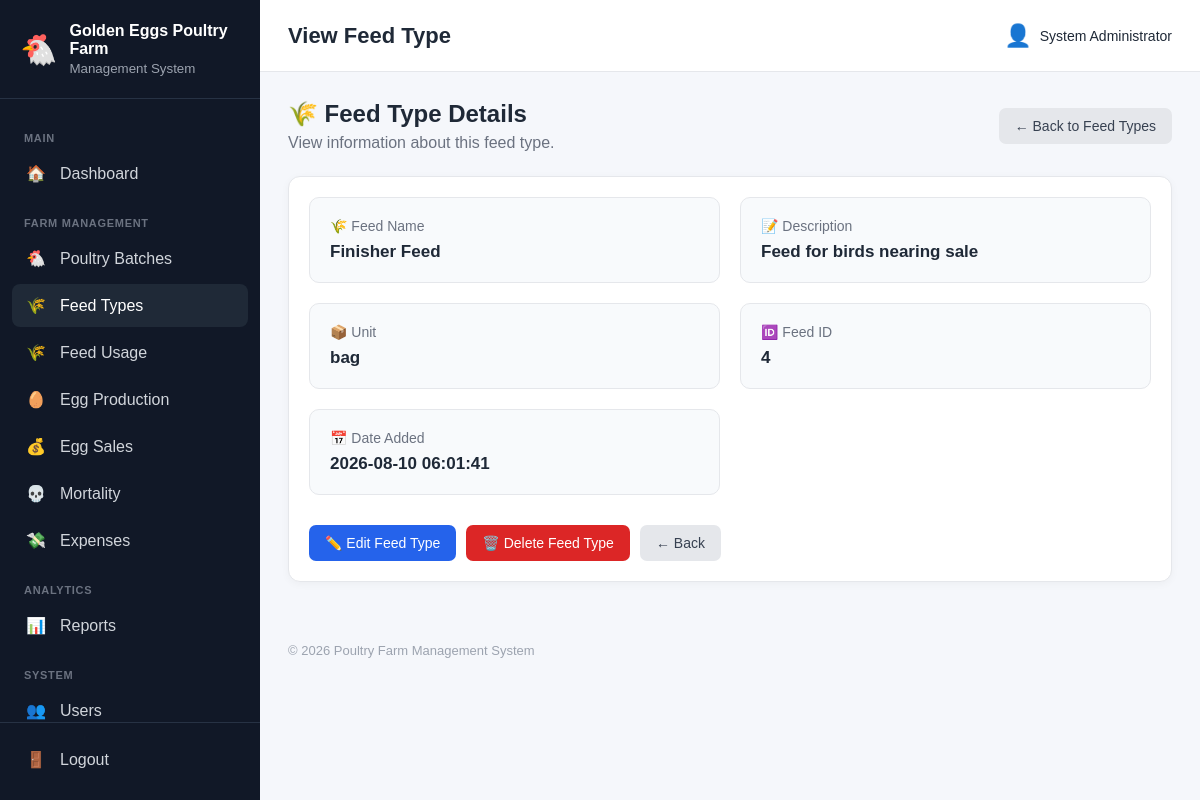
Screenshot of /feed_types/view.php?id=4 (signed in) with the database file from the repository.
### tables this page shows
CREATE TABLE `farm_settings` (
  `id` int(10) unsigned NOT NULL AUTO_INCREMENT,
  `farm_name` varchar(150) NOT NULL,
  `farm_location` varchar(255) DEFAULT NULL,
  `phone` varchar(50) DEFAULT NULL,
  `email` varchar(150) DEFAULT NULL,
  `currency` varchar(10) DEFAULT 'GHS',
  `timezone` varchar(100) DEFAULT 'Africa/Accra',
  `created_at` timestamp NOT NULL DEFAULT current_timestamp(),
  `updated_at` timestamp NOT NULL DEFAULT current_timestamp() ON UPDATE current_timestamp(),
  PRIMARY KEY (`id`)
);

CREATE TABLE `feed_types` (
  `id` int(10) unsigned NOT NULL AUTO_INCREMENT,
  `feed_name` varchar(150) NOT NULL,
  `description` varchar(255) DEFAULT NULL,
  `unit` varchar(50) DEFAULT 'bag',
  `created_at` timestamp NOT NULL DEFAULT current_timestamp(),
  PRIMARY KEY (`id`)
);

### includes/functions.php (called while the page is built, shortened)
<?php
function e(?string $value): string
{
    return htmlspecialchars(
        $value ?? '',
        ENT_QUOTES,
        'UTF-8'
    );
}
function farmSettings(): array
{
    global $pdo;
    $settings = [
        'farm_name' =>
            defined('DEFAULT_FARM_NAME')
                ? DEFAULT_FARM_NAME
                : 'Poultry Farm',
        'farm_location' =>
            'Ghana',
        'phone' =>
            null,
        'email' =>
            null,
        'currency' =>
            defined('DEFAULT_CURRENCY')
                ? DEFAULT_CURRENCY
                : 'GHS',
        'timezone' =>
            defined('DEFAULT_TIMEZONE')
                ? DEFAULT_TIMEZONE
                : 'Africa/Accra'
    ];
    try {
        $stmt = $pdo->query("
            SELECT
                farm_name,
                farm_location,
                phone,
                email,
                currency,
                timezone
            FROM farm_settings
            ORDER BY id ASC
            LIMIT 1
        ");
        $databaseSettings =
            $stmt->fetch(PDO::FETCH_ASSOC);
        if ($databaseSettings) {
            $settings = array_merge(
                $settings,
                $databaseSettings
            );
        }
    } catch (Throwable $e) {
    }
    return $settings;
}
function farmName(): string
{
    return (string) (
        farmSettings()['farm_name']
        ?? 'Poultry Farm'
    );
}

### feed_types/view.php (the view, shortened to what this page needs)
<?php
require_once __DIR__ . '/../config/database.php';
require_once __DIR__ . '/../includes/functions.php';
$id = filter_input(INPUT_GET, 'id', FILTER_VALIDATE_INT);
$stmt = $pdo->prepare("
    SELECT
        id,
        feed_name,
        description,
        unit,
        created_at
    FROM feed_types
    WHERE id = ?
    LIMIT 1
");
$stmt->execute([$id]);
$feed = $stmt->fetch(PDO::FETCH_ASSOC);
require_once __DIR__ . '/../includes/header.php';
?>
<div class="page-header">
    <div>
        <h2>🌾 Feed Type Details</h2>
        <p>
            View information about this feed type.
        </p>
    </div>
    <div>
        <a
            href="index.php"
            class="btn btn-secondary"
        >
            ← Back to Feed Types
        </a>
    </div>
</div>
<div class="dashboard-card">
    <div class="details-grid">
        <div class="detail-item">
            <span class="detail-label">
                🌾 Feed Name
            </span>
            <strong class="detail-value">
                <?= e($feed['feed_name']) ?>
            </strong>
        </div>
        <div class="detail-item">
            <span class="detail-label">
                📝 Description
            </span>
            <strong class="detail-value">
                <?=
                    $feed['description']
                    ? e($feed['description'])
                    : 'No description provided'
                ?>
            </strong>
        </div>
        <div class="detail-item">
            <span class="detail-label">
                📦 Unit
            </span>
            <strong class="detail-value">
                <?= e($feed['unit'] ?? 'bag') ?>
            </strong>
        </div>
        <div class="detail-item">
            <span class="detail-label">
                🆔 Feed ID
            </span>
            <strong class="detail-value">
                <?= (int)$feed['id'] ?>
            </strong>
        </div>
        <div class="detail-item">
            <span class="detail-label">
                📅 Date Added
            </span>
            <strong class="detail-value">
                <?= e($feed['created_at']) ?>
            </strong>
        </div>
    </div>
    <div class="action-buttons">
        <a
            href="edit.php?id=<?= (int)$feed['id'] ?>"
            class="btn btn-primary"
        >
            ✏️ Edit Feed Type
        </a>
        <a
            href="delete.php?id=<?= (int)$feed['id'] ?>"
            class="btn btn-danger"
            onclick="
                return confirm(
                    'Are you sure you want to delete this feed type?'
                );
            "
        >
            🗑️ Delete Feed Type
        </a>
        <a
            href="index.php"
            class="btn btn-secondary"
        >
            ← Back
        </a>
    </div>
</div>
<?php
require_once __DIR__ . '/../includes/footer.php';
?>

### includes/sidebar.php (shortened to what this page needs)
<?php
$currentUri = $_SERVER['REQUEST_URI'] ?? '';
function sidebarActive(string $section): string
{
    global $currentUri;
    return str_contains(
        $currentUri,
        $section
    )
        ? 'active'
        : '';
}
?>
<aside class="sidebar" id="sidebar">
    <div class="sidebar-brand">
        <div class="brand-icon">
            🐔
        </div>
        <div>
            <strong>
                <?= e(farmName()) ?>
            </strong>
            <small>
                Management System
            </small>
        </div>
    </div>
    <nav class="sidebar-nav">
        <div class="nav-section">
            MAIN
        </div>
        <a
            href="../dashboard/index.php"
            class="<?= sidebarActive('/dashboard/') ?>"
        >
            <span>
                🏠
            </span>
            <span>
                Dashboard
            </span>
        </a>
        <div class="nav-section">
            FARM MANAGEMENT
        </div>
        <a
            href="../batches/index.php"
            class="<?= sidebarActive('/batches/') ?>"
        >
            <span>
                🐔
            </span>
            <span>
                Poultry Batches
            </span>
        </a>
        <a
            href="../feed_types/index.php"
            class="<?= sidebarActive('/feed_types/') ?>"
        >
            <span>
                🌾
            </span>
            <span>
                Feed Types
            </span>
        </a>
        <a
            href="../feed/index.php"
            class="<?= sidebarActive('/feed/') ?>"
        >
            <span>
                🌾
            </span>
            <span>
                Feed Usage
            </span>
        </a>
        <a
            href="../eggs/index.php"
            class="<?= sidebarActive('/eggs/') ?>"
        >
            <span>
                🥚
            </span>
            <span>
                Egg Production
            </span>
        </a>
        <a
            href="../sales/index.php"
            class="<?= sidebarActive('/sales/') ?>"
        >
            <span>
                💰
            </span>
            <span>
                Egg Sales
            </span>
        </a>
        <a
            href="../mortality/index.php"
            class="<?= sidebarActive('/mortality/') ?>"
        >
            <span>
                💀
            </span>
            <span>
                Mortality
            </span>
        </a>
        <a
            href="../expenses/index.php"
            class="<?= sidebarActive('/expenses/') ?>"
        >
            <span>
                💸
            </span>
            <span>
                Expenses
            </span>
        </a>
        <div class="nav-section">
            ANALYTICS
        </div>
        <a
            href="../reports/index.php"
            class="<?= sidebarActive('/reports/') ?>"
        >
            <span>
                📊
            </span>
            <span>
                Reports
            </span>
        </a>
        <div class="nav-section">
            SYSTEM
        </div>
        <a
            href="../users/index.php"
            class="<?= sidebarActive('/users/') ?>"
        >
            <span>
                👥
            </span>
            <span>
                Users
            </span>
        </a>
    </nav>
    <div class="sidebar-footer">
        <a
            href="../auth/logout.php"
            class="logout-link"
        >
            <span>
                🚪
            </span>
            <span>
                Logout
            </span>
        </a>
    </div>
</aside>

### public/assets/css/app.css (style rules this page uses)
* { box-sizing: border-box; }
html, body { margin: 0; padding: 0; font-family: Arial, Helvetica, sans-serif; background: #f5f7fb; color: #1f2937; }
a { text-decoration: none; }
.sidebar { width: 260px; min-height: 100vh; background: #111827; color: white; position: fixed; left: 0; top: 0; bottom: 0; display: flex; flex-direction: column; z-index: 1000; }
.sidebar-brand { display: flex; align-items: center; gap: 12px; padding: 22px 20px; border-bottom: 1px solid #273244; }
.brand-icon { font-size: 30px; }
.sidebar-brand strong { display: block; font-size: 16px; }
.sidebar-brand small { display: block; color: #9ca3af; margin-top: 3px; }
.sidebar-nav { padding: 15px 12px; flex: 1; overflow-y: auto; }
.nav-section { font-size: 11px; font-weight: bold; color: #6b7280; padding: 18px 12px 8px; letter-spacing: 0.7px; }
.sidebar-nav a, .logout-link { display: flex; align-items: center; gap: 12px; color: #d1d5db; padding: 12px; margin-bottom: 4px; border-radius: 8px; transition: 0.2s; }
.sidebar-nav a:hover, .sidebar-nav a.active { background: #1f2937; color: white; }
.sidebar-nav a span:first-child, .logout-link span:first-child { width: 24px; text-align: center; }
.sidebar-footer { padding: 15px 12px; border-top: 1px solid #273244; }
.dashboard-card { background: white; border: 1px solid #e5e7eb; border-radius: 12px; padding: 20px; box-shadow: 0 2px 8px rgba(0, 0, 0, 0.04); }
.page-header { display: flex; align-items: center; justify-content: space-between; gap: 20px; margin-bottom: 24px; }
.page-header h2 { margin: 0 0 6px; }
.page-header p { margin: 0; color: #6b7280; }
.btn { display: inline-flex; align-items: center; justify-content: center; gap: 6px; border: 0; border-radius: 7px; padding: 10px 16px; font-size: 14px; cursor: pointer; transition: 0.2s; }
.btn-primary { background: #2563eb; color: white; }
.btn-secondary { background: #e5e7eb; color: #374151; }
.btn-danger { background: #dc2626; color: white; }
.action-buttons { display: flex; gap: 5px; flex-wrap: wrap; }

### feed_types/view.php (style rules this page uses)
.details-grid { display: grid; grid-template-columns: repeat(2, 1fr); gap: 20px; margin-bottom: 30px; }
.detail-item { padding: 20px; background: #f8fafc; border-radius: 10px; border: 1px solid #e5e7eb; }
.detail-label { display: block; font-size: 14px; color: #6b7280; margin-bottom: 8px; }
.detail-value { display: block; font-size: 17px; }
.action-buttons { display: flex; gap: 10px; flex-wrap: wrap; }
.btn-danger { background: #dc2626; color: #fff; }

### rows the page displays
farm_settings: farm_name "Golden Eggs Poultry Farm"
feed_types: feed_name "Finisher Feed", description "Feed for birds nearing sale", unit "bag", id "4", created_at "2026-08-10 06:01:41"

### other values shown
$pageTitle "View Feed Type"
$_SESSION['full_name'] "System Administrator"
